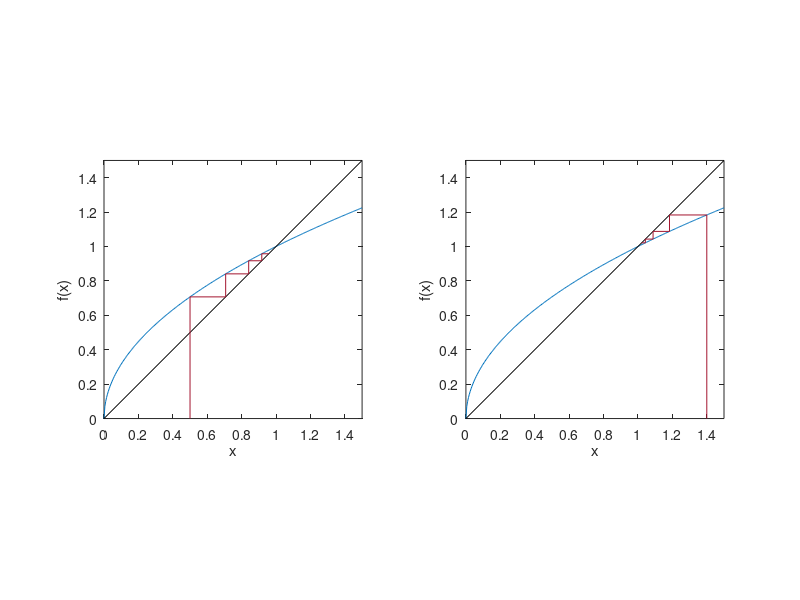

MATLAB code to generate this figure:
% Abb. 1.26: Treppendiagramme zu x_{n+1} = sqrt(x_n) (Buch, Abschnitt 1.4, Gl. 1.31)
% x_0 = 0.5 (links) und x_0 = 1.4 (rechts); die Treppe läuft auf den Schnittpunkt von f(x) = sqrt(x) mit y = x
% (c) 2026 Philipp Kügler · Programm zum Buch „Dynamische Systeme in den Lebenswissenschaften“ · MIT-Lizenz (siehe LICENSE)
xx = linspace(0, 1.5, 300);
starts = [0.5 1.4]; N = 4;
for p = 1:2
    x = zeros(1, N + 1); x(1) = starts(p);
    for k = 1:N
        x(k + 1) = sqrt(x(k));
    end
    fprintf('x_0 = %g: ', starts(p)); fprintf('%.4f  ', x); fprintf('\n');
    px = x(1); py = 0;
    for k = 1:N
        px = [px x(k) x(k + 1)]; py = [py x(k + 1) x(k + 1)];
    end
    subplot(1, 2, p);
    plot(xx, sqrt(xx), 'Color', [0 0.447 0.741]); hold on
    plot([0 1.5], [0 1.5], 'k-');
    plot(px, py, 'Color', [0.64 0.08 0.18]); hold off
    axis equal; axis([0 1.5 0 1.5]); xlabel('x'); ylabel('f(x)');
end
